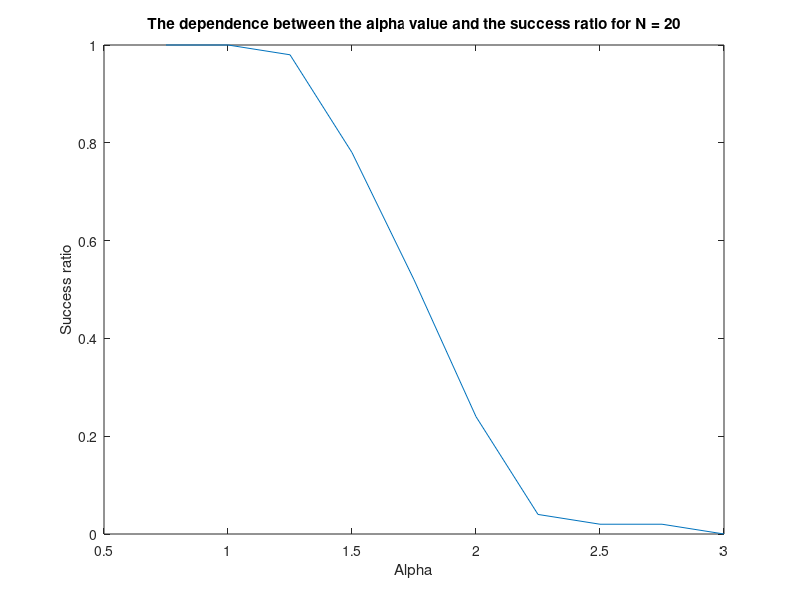

The MATLAB source for this figure:

% number of dimensions
N = 20;

% max number of epochs
n_max = 100;
% number of times we re-generate the data end re-run the perceptron
nd = 50;

% alphas range
alphas = 0.75:0.25:3;

% array to store the value of alpha and the corresponding number of successes 
n_of_successes = zeros(2,length(alphas));



for setting=1:length(alphas)
    
    alpha = alphas(setting);

    % number of samples
    P = alpha*N;

    %number of times the perceptron converged
    success = 0;


    for run=1:nd
        % generate the data
        data = randn([P N]);

        % generate the labels
        labels=round(rand(P,1));
        labels(labels<1)=-1;

        % initialize the weights
        w = zeros(1, N);

        for epoch=1:n_max
            for sample=1:P
                % compute the actual output
                actual_output = w*data(sample, :)'*labels(sample);
                % update the weights
                if actual_output<=0
                    w = w + 1/N*(data(sample, :)*labels(sample));
                end
            end
            X = sprintf('Epoch %d', epoch);
            %disp(X);
            misclassified = sum(sign(sum(w.*data,2))~=labels);
            X = sprintf('%d misclassified samples', misclassified);
            %disp(X);
            if misclassified==0
                break;
            end
        end
        if misclassified==0
            X = sprintf('Converged after %d iterations', epoch);  
            success=success+1;
        else
            X = sprintf('Has not converged after %d iterations', epoch);
        end
        %disp(X);
    end
    %disp(alpha);
    %disp(success);
    
    n_of_successes(1, setting) = alpha;
    n_of_successes(2, setting)=success;
    
end

disp(n_of_successes);

alpha_values = n_of_successes(1, :);
success_ratio = n_of_successes(2, :)./nd;

figure
plot(alpha_values, success_ratio)
xlabel('Alpha')
ylabel('Success ratio')
title('The dependence between the alpha value and the success ratio for N = 20')


           
        
       
            
        
        
        
    




